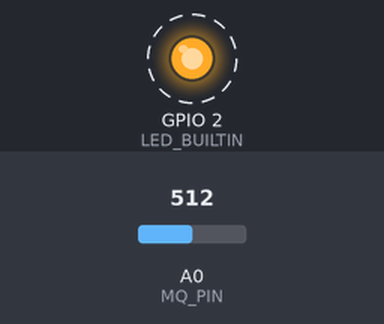
This sketch was run on a simulated ESP8266 (NodeMCU). On the bench: output pins drawn as LEDs (lit = HIGH, except the on-board LED, lit = LOW). Dashed ring = blinking. The test bench sets the inputs (shaded band); at power-on: A0 (MQ_PIN) = 512. WiFi joins after 1.5 s; servers stay silent unless stated; uploads are accepted with an empty reply; what the sketch prints to the serial monitor is not drawn.

Above: at 1.8 s.
Timing chart, 0 to 4.5 s (numbered marks = the images above):
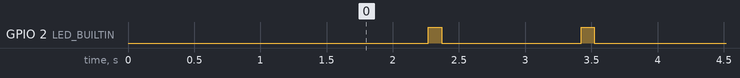

Measured:
- by itself, GPIO 2 (LED_BUILTIN): alternates HIGH for 0.10 s and LOW for 1.1 s

The sketch:

final_send.ino
```cpp
#include <ESP8266HTTPClient.h>
#include <ESP8266WiFi.h>

const int MQ_PIN=A0;
int RL_VALUE=5;                                     //define the load resistance on the board, in kilo ohms
float RO_CLEAN_AIR_FACTOR=3.70;                     //RO_CLEAR_AIR_FACTOR=(Sensor resistance in clean air)/RO,
                                                    //which is derived from the chart in datasheet

int CALIBARAION_SAMPLE_TIMES=50;                    //define how many samples you are going to take in the calibration phase
int CALIBRATION_SAMPLE_INTERVAL=500;                //define the time interal(in milisecond) between each samples in the
                                                    //cablibration phase
int READ_SAMPLE_INTERVAL=50;                        //define how many samples you are going to take in normal operation
int READ_SAMPLE_TIMES=5;                            //define the time interal(in milisecond) between each samples in
                                                    //normal operation

#define         GAS_CO2             0
#define         GAS_CO              1
#define         GAS_NH4             2


float           CO2Curve[3]  =  {1,2.4,-1.229};   //two points are taken from the curve.
                                                    //with these two points, a line is formed which is "approximately equivalent"
                                                    //to the original curve.
                                                    //data format:{ x, y, slope}; point1: (lg200, 0.21), point2: (lg10000, -0.59)
float           COCurve[3]  =  {1,2.9,-1.076};    //two points are taken from the curve.
                                                    //with these two points, a line is formed which is "approximately equivalent"
                                                    //to the original curve.
                                                    //data format:{ x, y, slope}; point1: (lg200, 0.72), point2: (lg10000,  0.15)
float           NH4Curve[3] ={1,2.74,-1.476};    //two points are taken from the curve.
                                                    //with these two points, a line is formed which is "approximately equivalent"
                                                    //to the original curve.
                                                    //data format:{ x, y, slope}; point1: (lg200, 0.53), point2: (lg10000,  -0.22)
float           Ro           =  10;                 //Ro is initialized to 10 kilo ohms


const char* ssid = "Password";
const char* pwd = "12345678";

int sensor;
float temperature, refvoltage, temp;

//int ledPin = 14;                //connected to pin D5 in nodemcu 1.0 esp-12e module
WiFiServer server(80);           // open port 80 for server connection

void setup()
{
  Serial.begin(115200); //initialise the serial communication
  delay(10);

  //defining the pins, i/p and o/p
  pinMode(LED_BUILTIN, OUTPUT);
  pinMode(A0, INPUT);
  digitalWrite(LED_BUILTIN, LOW);

  //connecting to wifi
  Serial.println();
  Serial.println();
  Serial.println("Welcome to SCETATHON-2018");
  Serial.println("AIR CONTROL PROJECT");
  Serial.println("Connecting to wifi......... ");
  Serial.println(ssid);

  WiFi.begin(ssid, pwd);

  //attempt to connect to wifi
  while (WiFi.status() != WL_CONNECTED)
  {
    delay(500);
    Serial.print("."); //progress with dots until the wifi is connected
  }
    Serial.println("");

    //while connected print this
    Serial.println("Wifi connected");

    //starting the server
    server.begin();
    Serial.println("Server started.....");

    //get the ip address and print it
    Serial.print("This is your ip address: ");
    Serial.print("http://");
    Serial.print(WiFi.localIP());
    Serial.println("/");
}

void loop()
{

  long iPPM_CO2 = 0;
  long iPPM_CO = 0;
  long iPPM_NH4 = 0;

  iPPM_CO2 = MQGetGasPercentage(MQRead(MQ_PIN)/Ro,GAS_CO2);
  iPPM_CO = MQGetGasPercentage(MQRead(MQ_PIN)/Ro,GAS_CO);
  iPPM_NH4 = MQGetGasPercentage(MQRead(MQ_PIN)/Ro,GAS_NH4);

  Serial.print("CO2: ");
  Serial.print(iPPM_CO2);
  Serial.print("\t");
  Serial.println("PPM");
  Serial.print('\n');

  Serial.print("CO: ");
  Serial.print(iPPM_CO);
  Serial.print("\t");
  Serial.println("PPM");
  Serial.print('\n');

  Serial.print("NH4: ");
  Serial.print(iPPM_NH4);
  Serial.print("\t");
  Serial.println("PPM");
  Serial.println("----------------------------");


  if(WiFi.status() == WL_CONNECTED)
  {
    HTTPClient http;
        String url = "http://192.168.43.29/write_data.php?co2="+String(iPPM_CO2)+"&&co="+String(iPPM_CO)+"&&nh4="+String(iPPM_NH4);
        digitalWrite(LED_BUILTIN,HIGH);
        delay(100);
        digitalWrite(LED_BUILTIN,LOW);
        http.begin(url);
  int httpcode=http.GET();
    /*if(httpcode>0)
    {
      Serial.print(httpcode);
    }*/
    http.end();
  }
  delay(100);
}


float MQResistanceCalculation(int raw_adc)
{
  return ( ((float)RL_VALUE*(1023-raw_adc)/raw_adc));
}


float MQCalibration(int mq_pin)
{
  int i;
  float val=0;

  for (i=0;i<CALIBARAION_SAMPLE_TIMES;i++) {            //take multiple samples
    val += MQResistanceCalculation(analogRead(MQ_PIN));
    delay(CALIBRATION_SAMPLE_INTERVAL);
  }
  val = val/CALIBARAION_SAMPLE_TIMES;                   //calculate the average value
  val = val/RO_CLEAN_AIR_FACTOR;                        //divided by RO_CLEAN_AIR_FACTOR yields the Ro
  return val;                                                      //according to the chart in the datasheet

}

float MQRead(int mq_pin)
{
  int i;
  float rs=0;

  for (i=0;i<READ_SAMPLE_TIMES;i++) {
    rs += MQResistanceCalculation(analogRead(mq_pin));
    delay(READ_SAMPLE_INTERVAL);
  }

  rs = rs/READ_SAMPLE_TIMES;

  return rs;
}


long MQGetGasPercentage(float rs_ro_ratio, int gas_id)
{
  if ( gas_id == GAS_CO2 ) {
     return MQGetPercentage(rs_ro_ratio,CO2Curve);
  } else if ( gas_id == GAS_CO ) {
     return MQGetPercentage(rs_ro_ratio,COCurve);
  } else if ( gas_id == GAS_NH4 ) {
     return MQGetPercentage(rs_ro_ratio,NH4Curve);
  }

  return 0;
}


long  MQGetPercentage(float rs_ro_ratio, float *pcurve)
{
  return (pow(10,( ((log(rs_ro_ratio)-pcurve[1])/pcurve[2]) + pcurve[0])));
}
```
